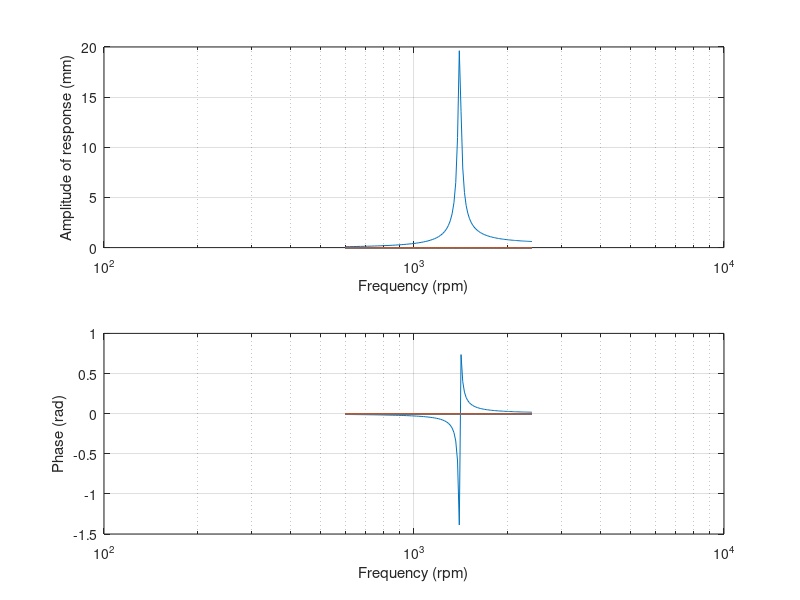

MATLAB code for this plot:
%Initialising known physical properties - masses and eccentricity
m=0.1;
e=0.2;
M=50;

xi=0.01; %Damping ratio
wn=146.88*60/2/pi; %Calculating natural frequency
w=linspace(600,2400,100); %Interested range of frequencies
Yop=zeros(100); %Amplitude of output
phase=zeros(100); %Phase of Output

%Compute amplitude and phase
for(i=1:100)
    r=w(i)/wn;
    Yop(i)=1000*(m*e/M)*r*r/sqrt((1-r*r)^2+4*xi*xi*r*r);
    phase(i)=-atan(2*xi*r/(1-r*r));
end

subplot(2,1,1);
semilogx(w,Yop);
ylabel("Amplitude of response (mm)");
xlabel("Frequency (rpm)");
grid ON;

subplot(2,1,2);
semilogx(w,phase);
ylabel("Phase (rad)");
xlabel("Frequency (rpm)");
grid ON;